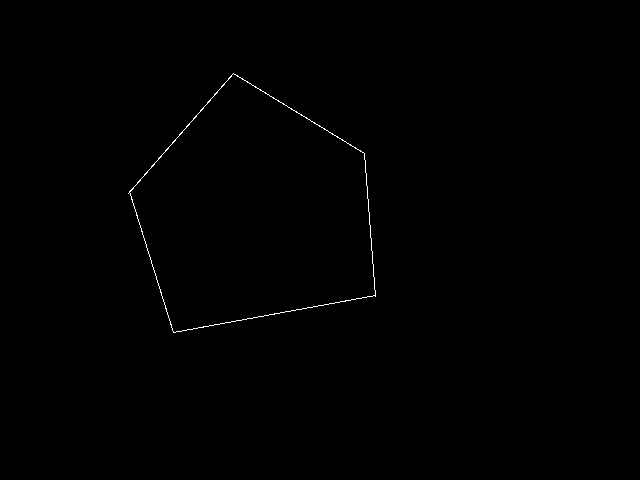
//> input picture Hough Transformation/pentagon.png, 640 x 480 px
$ ./houghtransformation   (built with g++ and OpenCV 4)
//> lines starting //> are read from the running program, lines starting //| are printed output that depends on the picture; after the words box and inside, x2 and y2 are one past the last pixel; in counts of white or black regions, pixels touching at a corner belong together
#include "opencv2/highgui/highgui.hpp"
#include "opencv2/imgproc/imgproc.hpp"
#include "opencv2/core/core.hpp"
#include <iostream>
#include <math.h>
#include <bits/stdc++.h>
using namespace cv;
using namespace std;
#define pi 3.14159
#define wid 5

int main()
{
	namedWindow("hough",WINDOW_NORMAL);
	namedWindow("houghinit",WINDOW_NORMAL);
	int i,j,x;
	Mat img=imread("./pentagon.png",0);
//> img: 480 rows x 640 cols, CV_8UC1; 0.26% white in thin lines or dots, all inside (x1, y1, x2, y2) = (128, 73, 376, 333)
	Mat bwimg(img.rows,img.cols,CV_8UC1,Scalar(0));
	int rmax=sqrt(pow(img.rows,2)+pow(img.cols,2));
//> rmax = 800
	//cout << rmax;
	Mat hough(rmax,800,CV_8UC1,Scalar(0));
	for(i=0;i<img.rows;i++)
	{
		for(j=0;j<img.cols;j++)
		{
			if(img.at<uchar>(i,j)>180)
				bwimg.at<uchar>(i,j)=255;
			else
				bwimg.at<uchar>(i,j)=0;
		}
	}
	imshow("bnw",bwimg);
	int r;
	for(i=0;i<bwimg.rows;i++)
	{
		for(j=0;j<bwimg.cols;j++)
		{
			if(bwimg.at<uchar>(i,j)==255)
			{
				for(x=0;x<=360;x++)//use x/10 everywhere!!
				{
					/*
						we have to draw graph b/w r and x at every point where
						pixels are white.
					*/
					r=(int)(j*cos(x*(pi/180))+i*sin(x*(pi/180)));
					if (r<0)
						continue;
					hough.at<uchar>(r,x)+=2;
					if(hough.at<uchar>(r,x)>=255)
					{
						hough.at<uchar>(r,x)=255;
						//cout<< "y" <<" " <<"r: " << r << " x: " << x <<endl;
					}
					//cout<<rmax <<" " <<r <<endl;

				}
			}
		}
	}
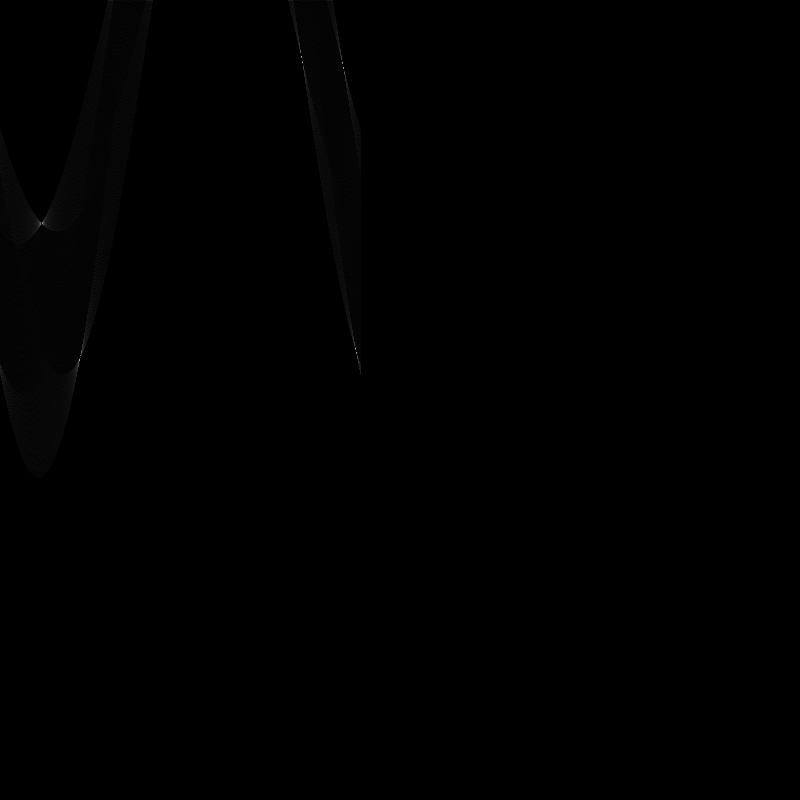
//> hough: 800 rows x 800 cols, CV_8UC1; min 0, max 194, mean 0.5
//> after the loop, r = 174
	imshow("houghinit",hough);
	int l,m;
	int cnt=0;
	int z[7];
	int y[7];
	for(i=0;i<hough.rows;i++)
	{
		for(j=0;j<hough.cols;j++)
		{
			if(hough.at<uchar>(i,j)>140)
			{
				z[cnt]=i;
				y[cnt]=j;
				//cout<< i <<" "<<j<<endl;
				//cout<< z[cnt] <<" "<< y[cnt] <<endl;
				cnt++;
				for(l=i-wid;l<i+wid+1;l++)
				{
					for(m=j-wid;m<j+wid+1;m++)
					{
						hough.at<uchar>(l,m)=0;
					}
				}
			}
		}
	}
//> this loop made 800 passes
//> cnt on passes 1 to 3: 0, 0, 0
//> hough: 800 rows x 800 cols, CV_8UC1; 0.06% of pixels changed, all inside (x1, y1, x2, y2) = (37, 51, 361, 365)
//> after the loop, z = [56, 62, 62, 223, 348, 359, 0]; y = [301, 302, 342, 42, 355, 79, 0]; cnt = 6
	for(i=0;i<hough.rows;i++)
	{
		for(j=0;j<hough.cols;j++)
		{
			if(hough.at<uchar>(i,j)<140)
				hough.at<uchar>(i,j)=0;
		}
	}
//> hough: 800 rows x 800 cols, CV_8UC1; every value is 0
	for(i=0;i<cnt;i++)
	{
		cout << z[i] << " " <<y[i] <<endl;
	}
//> this loop made 6 passes
//| 56 301
//| 62 302
//| 62 342
//| 223 42
//| 348 355
//| 359 79

	for(i=0;i<hough.rows;i++)
	{
		for(j=0;j<hough.cols;j++)
		{
			for(int k=0;k<cnt;k++)
			{
				if((int)(j*cos(y[k]*(pi/180))+i*sin(y[k]*(pi/180)))==z[k])
					hough.at<uchar>(i,j)=255;

			}
		}
	}
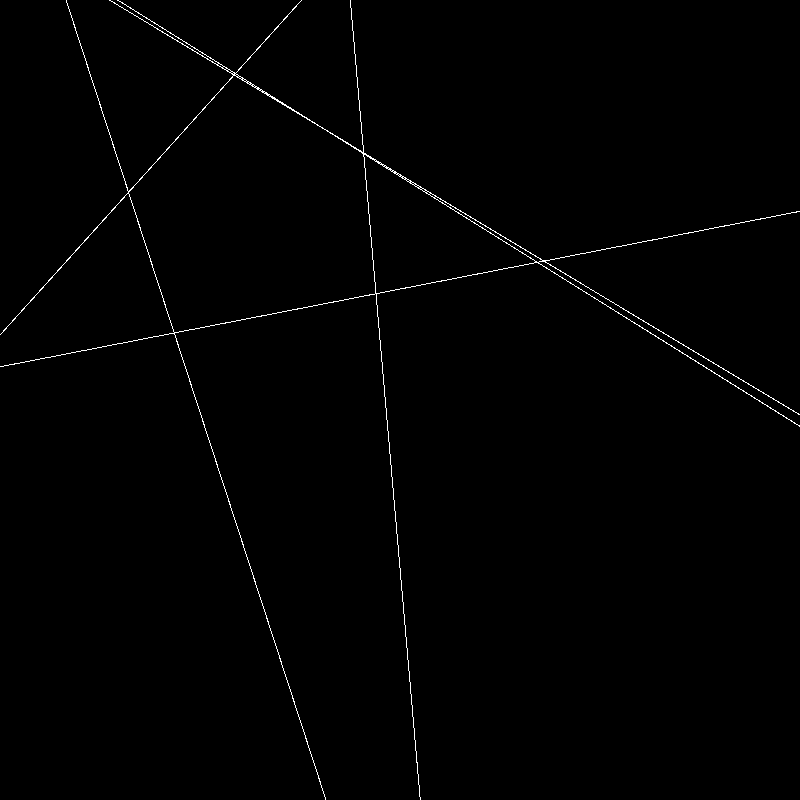
//> hough: 800 rows x 800 cols, CV_8UC1; 0.69% white in thin lines or dots
	imshow("hough",hough);
	waitKey(0);
	return 0;
}
